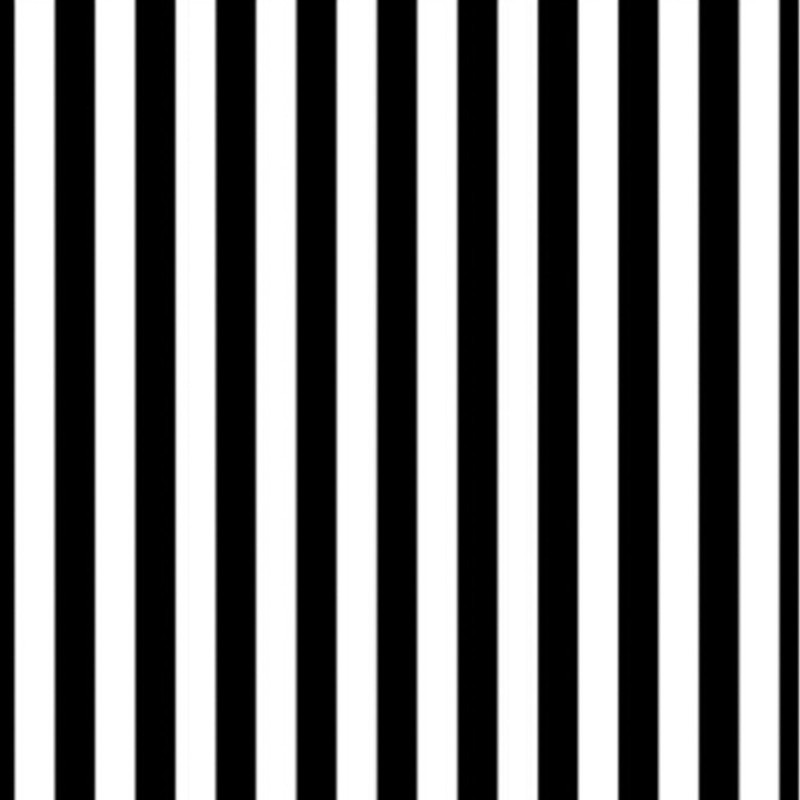
#> input picture 2 Convolutional Filters and Edge Detection/images/stripes.jpg, 800 x 800 px
$ jupyter execute Fourier_transform.ipynb   (shell and % lines are left out)
#> lines starting #> are read from the running program, lines starting #| are printed output that depends on the picture
# Fourier Transform

[cell 1]
import numpy as np
import matplotlib.pyplot as plt
import cv2

# Read in the image
image_stripes=cv2.imread('images/stripes.jpg')
#> image_stripes is the input picture: shape (800, 800, 3); min 0, max 255, mean 128.6
# change color to RGB from BGR
image_stripes=cv2.cvtColor(image_stripes,cv2.COLOR_BGR2RGB)

# Read in trhe images
image_solid=cv2.imread('images/pink_solid.jpg')
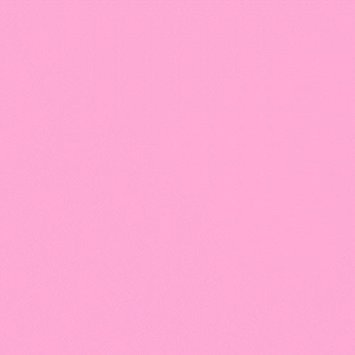
#> input picture 2 Convolutional Filters and Edge Detection/images/pink_solid.jpg, 355 x 355 px
#> image_solid is the input picture: shape (355, 355, 3); mean B, G, R 211.9, 169.9, 253.5
# Change color to RGB from BGR
image_solid=cv2.cvtColor(image_solid,cv2.COLOR_BGR2RGB)

# Display the image
f,(ax1,ax2)=plt.subplots(1,2,figsize=(10,5))

ax1.imshow(image_stripes)
ax2.imshow(image_solid)
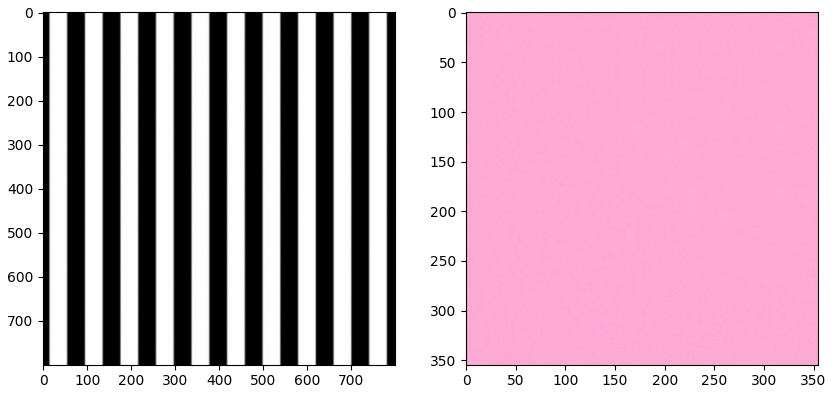
#> figure drawn by matplotlib, 2 panels

[cell 2]
#convert to grayscale to focus un the intensity patterns in the images
gray_stripes=cv2.cvtColor(image_stripes,cv2.COLOR_RGB2GRAY)
gray_solid=cv2.cvtColor(image_solid,cv2.COLOR_RGB2GRAY)

# Normalize the image color values from a range of [0,255] to [0,1] for further Processing
norm_stripes=gray_stripes/255.0
norm_solid=gray_solid/255.0

# Perform afast fourier transform and create a scaled, frequency
def ft_image(norm_image):
    '''
    This function takes in a normalized, grayscale image
    and returns a frequency spectrum transform of that image.
    '''
    f=np.fft.fft2(norm_image)
    fshift=np.fft.fftshift(f)
    frequency_tx=20*np.log(np.abs(fshift))
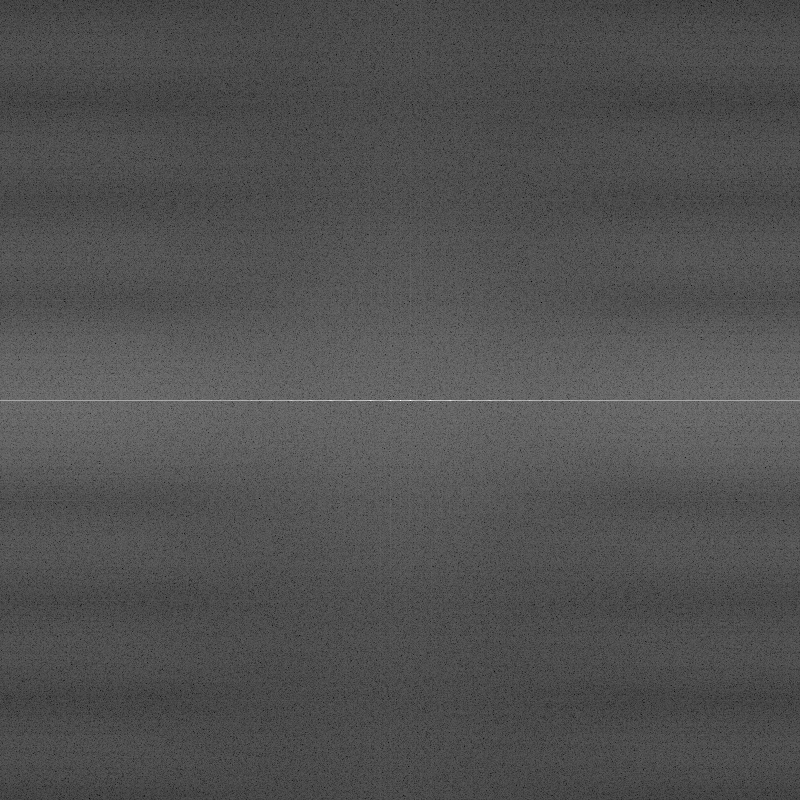
#> frequency_tx: shape (800, 800) float64; min -139.8, max 253.7, mean -14.4; drawn with min black and max white

    return frequency_tx

[cell 3]
# Call the function on the Normalized images
# display the transform
f_stripes=ft_image(norm_stripes)
f_solid=ft_image(norm_solid)
#> in ft_image (call 2), `frequency_tx=20*np.log(np.abs(fshift))`:
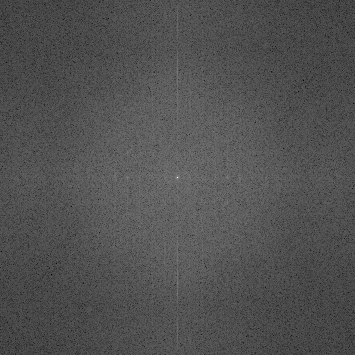
#> frequency_tx: shape (355, 355) float64; min -130.7, max 230, mean -15.2; drawn with min black and max white

# display the image
# Original image to the left and their frequency transform on the right
f,(ax1,ax2,ax3,ax4)=plt.subplots(1,4,figsize=(20,10))
ax1.set_title('Original image')
ax1.imshow(image_stripes)
ax2.set_title('frequency transform images')
ax2.imshow(f_stripes,cmap='gray')

ax3.set_title('Original Image')
ax3.imshow(image_solid)
ax4.set_title('frequency transform image')
ax4.imshow(f_solid,cmap='gray')

[cell 4]
# lets see what this look like when applied to a real world image

# Read in the image
image=cv2.imread('images/birds.jpg')
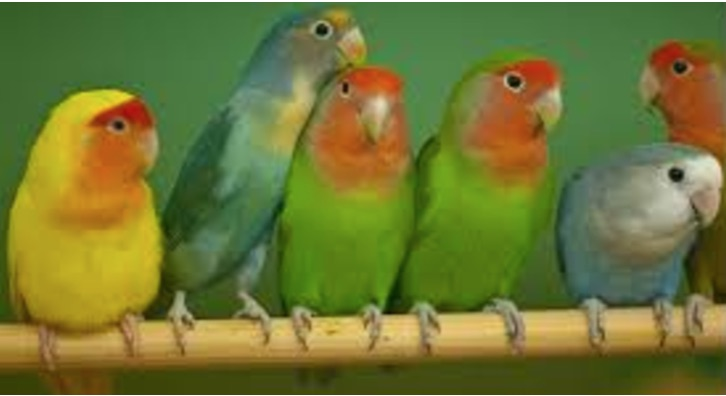
#> input picture 2 Convolutional Filters and Edge Detection/images/birds.jpg, 726 x 396 px
#> image is the input picture: shape (396, 726, 3); mean B, G, R 52.2, 118.2, 111.1
# Change Color to RGB from BGR
image=cv2.cvtColor(image,cv2.COLOR_BGR2RGB)

# Convert to the gray scale
gray=cv2.cvtColor(image,cv2.COLOR_RGB2GRAY)
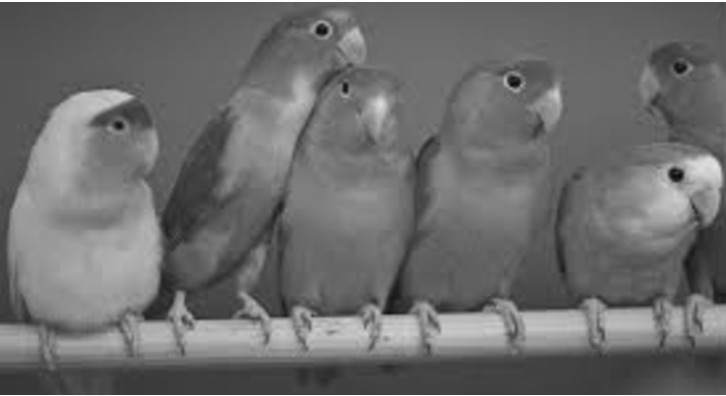
#> gray: shape (396, 726); min 8, max 255, mean 108.6

# Normaalize the image
norm_image=gray/255.0

f_image=ft_image(norm_image)
#> in ft_image (call 3), `frequency_tx=20*np.log(np.abs(fshift))`:
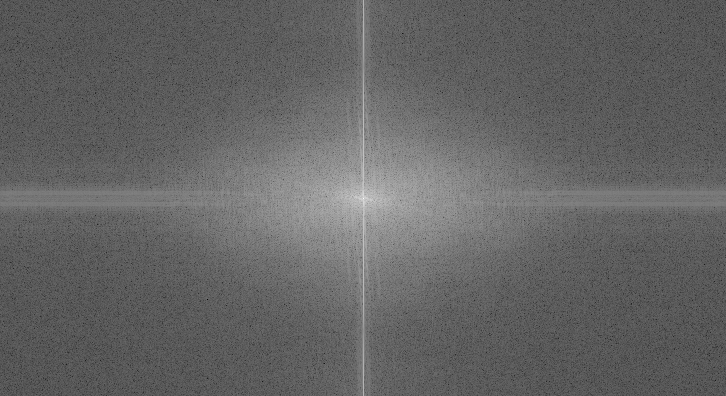
#> frequency_tx: shape (396, 726) float64; min -143.1, max 234.3, mean 5.2; drawn with min black and max white

# Display the image
f,(ax1,ax2)=plt.subplots(1,2,figsize=(20,10))
ax1.imshow(image)
ax2.imshow(f_image,cmap='gray')

[cell 5]
# lets see what this look like when applied to a real world image

# Read in the image
image=cv2.imread('images/diag-stripes.png')
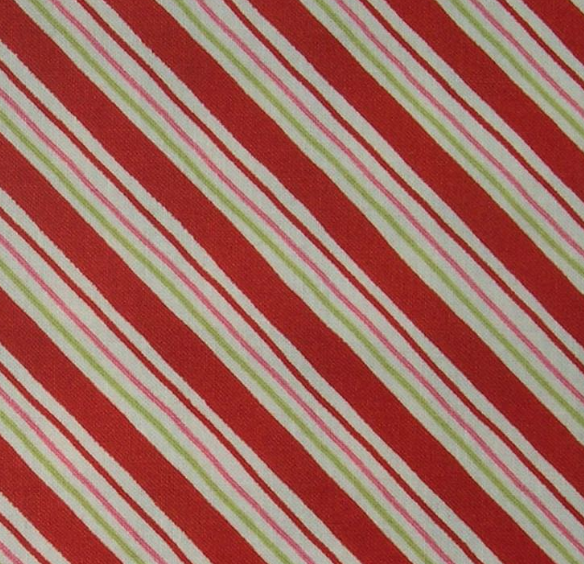
#> input picture 2 Convolutional Filters and Edge Detection/images/diag-stripes.png, 584 x 564 px
#> image is the input picture: shape (564, 584, 3); mean B, G, R 97.8, 108.3, 162.3
# Change Color to RGB from BGR
image=cv2.cvtColor(image,cv2.COLOR_BGR2RGB)

# Convert to the gray scale
gray=cv2.cvtColor(image,cv2.COLOR_RGB2GRAY)
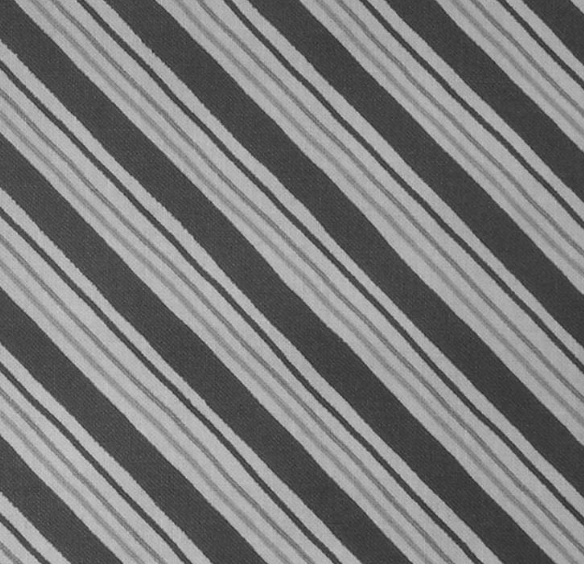
#> gray: shape (564, 584); min 36, max 205, mean 123.3

# Normaalize the image
norm_image=gray/255.0
#> norm_image: shape (564, 584) float64

f_image=ft_image(norm_image)
#> in ft_image (call 4), `frequency_tx=20*np.log(np.abs(fshift))`:
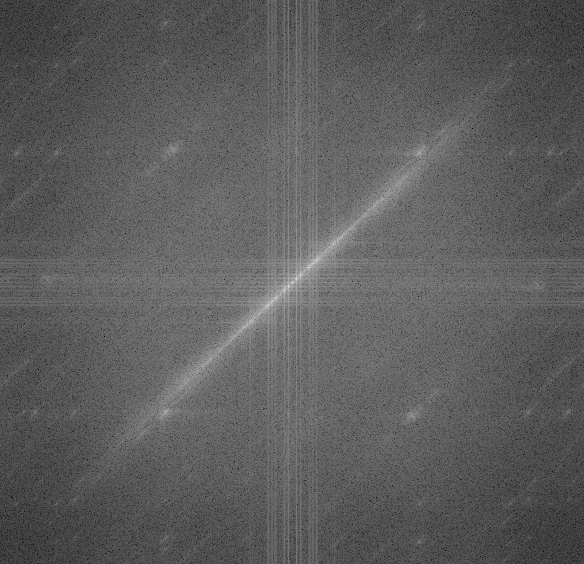
#> frequency_tx: shape (564, 584) float64; min -78.32, max 239.6, mean 37.6; drawn with min black and max white

# Display the image
f,(ax1,ax2)=plt.subplots(1,2,figsize=(20,10))
ax1.imshow(image)
ax2.imshow(f_image,cmap='gray')
